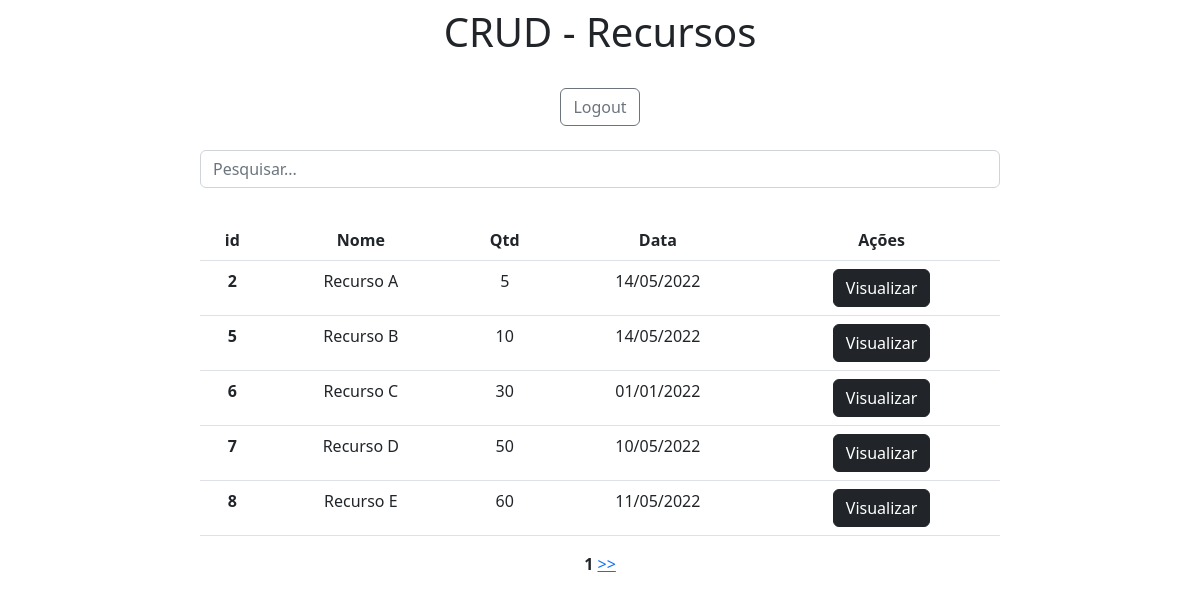
Page /recursos/ on the committed database.
### recursos/models.py (models this page shows)
class Recursos(models.Model):
    nome = models.CharField(max_length=50)
    qtd = models.IntegerField()
    data = models.DateField(default=datetime.date.today)

### recursos/views.py (the view)
# urls.py: 2. Add a URL to urlpatterns:  path('', views.home, name='home')
def home(request):
    dados = {}
    all = Recursos.objects.all()
    paginator = Paginator(all, 5)
    pages = request.GET.get('page')
    dados['db'] = paginator.get_page(pages)
    search = request.GET.get('search')
    if search:
       dados['db'] = Recursos.objects.filter(nome__icontains=search)
    else:
       dados['db'] = paginator.get_page(pages)
    return render(request, 'index.html', dados)

### recursos/templates/index.html (shortened to what this page needs)
<!DOCTYPE html>
<html lang="pt-br">
<head>
    <link href="https://cdn.jsdelivr.net/npm/bootstrap@5.2.0-beta1/dist/css/bootstrap.min.css" rel="stylesheet">
</head>
<body>
    <div class="col-8 m-auto pt-2 pb-2 text-center">
        <h1>CRUD - Recursos</h1>
    </div>
    <div class="col-8 m-auto pt-3 pb-2 text-center">
        <a href="/" class="btn btn-outline-secondary">Logout</a>
    </div>
    <div class="col-8 m-auto pt-3 pb-2 text-center">
      <form method="get">
        <input type="text" id="search" name="search" class="form-control" placeholder="Pesquisar...">
      </form>
    </div>
    <div class="col-8 m-auto pt-4 pb-2 text-center">
        <table class="table">
            <thead class="thead-dark">
              <tr>
                <th scope="col">id</th>
                <th scope="col">Nome</th>
                <th scope="col">Qtd</th>
                <th scope="col">Data</th>
                <th scope="col">Ações</th>
              </tr>
            </thead>
            <tbody>
              {% for recurso in db %}
              <tr>
                <th scope="row">{{recurso.id}}</th>
                <td>{{recurso.nome}}</td>
                <td>{{recurso.qtd}}</td>
                <td>{{recurso.data|date:"d/m/Y"}}</td>
                <td>
                  <a href="/recursos/view/{{recurso.id}}" class="btn btn-dark">Visualizar</a>
                </td>
              </tr>
              {% endfor %}
            </tbody>
          </table>
          <div id="pagination">
            <strong>{{db.number}}</strong>
            {% if db.has_next %}
              <a href="?page={{db.next_page_number}}"> >> </a>
            {% endif %}
          </div>
    </div>
    {% load static %}
</body>
</html>

### rows in the picture
Recursos: id "2", nome "Recurso A", qtd "5", data "14/05/2022"
Recursos: id "5", nome "Recurso B", qtd "10", data "14/05/2022"
Recursos: id "6", nome "Recurso C", qtd "30", data "01/01/2022"
Recursos: id "7", nome "Recurso D", qtd "50", data "10/05/2022"
Recursos: id "8", nome "Recurso E", qtd "60", data "11/05/2022"

### other values in the picture
{{ db.number }} "1"
